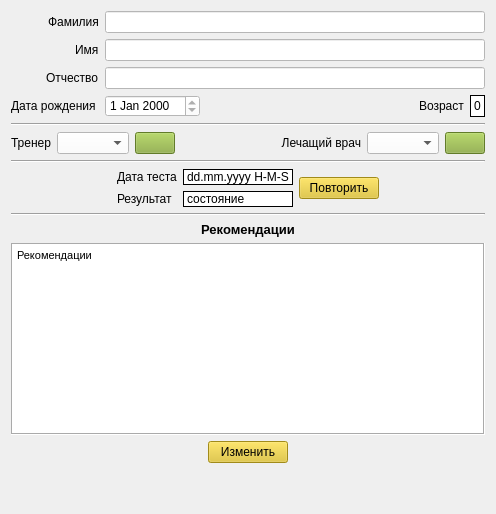
        <widget class="QWidget" name="card">
         <attribute name="title">
          <string>Карточка</string>
         </attribute>
         <layout class="QVBoxLayout" name="verticalLayout_4">
          <item>
           <layout class="QFormLayout" name="formLayout">
            <property name="labelAlignment">
             <set>Qt::AlignRight|Qt::AlignTrailing|Qt::AlignVCenter</set>
            </property>
            <item row="0" column="0">
             <widget class="QLabel" name="surnameLabel">
              <property name="enabled">
               <bool>true</bool>
              </property>
              <property name="text">
               <string>Фамилия</string>
              </property>
             </widget>
            </item>
            <item row="0" column="1">
             <widget class="QLineEdit" name="surnameEdit">
              <property name="enabled">
               <bool>true</bool>
              </property>
              <property name="styleSheet">
               <string notr="true">background-color: rgb(255, 255, 255);</string>
              </property>
              <property name="text">
               <string/>
              </property>
              <property name="frame">
               <bool>true</bool>
              </property>
              <property name="readOnly">
               <bool>true</bool>
              </property>
              <property name="clearButtonEnabled">
               <bool>false</bool>
              </property>
             </widget>
            </item>
            <item row="1" column="0">
             <widget class="QLabel" name="nameLabel">
              <property name="text">
               <string>Имя</string>
              </property>
             </widget>
            </item>
            <item row="1" column="1">
             <widget class="QLineEdit" name="nameEdit">
              <property name="enabled">
               <bool>true</bool>
              </property>
              <property name="styleSheet">
               <string notr="true">background-color: rgb(255, 255, 255);</string>
              </property>
              <property name="readOnly">
               <bool>true</bool>
              </property>
             </widget>
            </item>
            <item row="2" column="0">
             <widget class="QLabel" name="middleNameLabel">
              <property name="text">
               <string>Отчество</string>
              </property>
             </widget>
            </item>
            <item row="2" column="1">
             <widget class="QLineEdit" name="middleNameEdit">
              <property name="enabled">
               <bool>true</bool>
              </property>
              <property name="styleSheet">
               <string notr="true">background-color: rgb(255, 255, 255);</string>
              </property>
              <property name="readOnly">
               <bool>true</bool>
              </property>
             </widget>
            </item>
            <item row="3" column="0">
             <widget class="QLabel" name="birthdayLabel">
              <property name="text">
               <string>Дата рождения </string>
              </property>
             </widget>
            </item>
            <item row="3" column="1">
             <layout class="QHBoxLayout" name="horizontalLayout_7">
              <item>
               <widget class="QDateEdit" name="birthdayEdit">
                <property name="enabled">
                 <bool>true</bool>
                </property>
                <property name="styleSheet">
                 <string notr="true">background-color: rgb(255, 255, 255);</string>
                </property>
                <property name="readOnly">
                 <bool>true</bool>
                </property>
               </widget>
              </item>
              <item>
               <spacer name="horizontalSpacer">
                <property name="orientation">
                 <enum>Qt::Horizontal</enum>
                </property>
                <property name="sizeHint" stdset="0">
                 <size>
                  <width>40</width>
                  <height>20</height>
                 </size>
                </property>
               </spacer>
              </item>
              <item>
               <widget class="QLabel" name="ageLabel">
                <property name="text">
                 <string>Возраст</string>
                </property>
               </widget>
              </item>
              <item>
               <widget class="QLabel" name="ageNumberLabel">
                <property name="styleSheet">
                 <string notr="true">background-color: rgb(255, 255, 255);</string>
                </property>
                <property name="frameShape">
                 <enum>QFrame::Box</enum>
                </property>
                <property name="text">
                 <string>0</string>
                </property>
               </widget>
              </item>
             </layout>
            </item>
           </layout>
          </item>
          <item>
           <widget class="Line" name="line_6">
            <property name="orientation">
             <enum>Qt::Horizontal</enum>
            </property>
           </widget>
          </item>
          <item>
           <layout class="QGridLayout" name="gridLayout_6">
            <item row="0" column="0">
             <widget class="QLabel" name="couchLabel">
              <property name="text">
               <string>Тренер</string>
              </property>
              <property name="alignment">
               <set>Qt::AlignRight|Qt::AlignTrailing|Qt::AlignVCenter</set>
              </property>
             </widget>
            </item>
            <item row="0" column="4">
             <widget class="QLabel" name="doctorLabel">
              <property name="text">
               <string>Лечащий врач</string>
              </property>
              <property name="alignment">
               <set>Qt::AlignRight|Qt::AlignTrailing|Qt::AlignVCenter</set>
              </property>
              <property name="margin">
               <number>1</number>
              </property>
             </widget>
            </item>
            <item row="0" column="2">
             <widget class="QPushButton" name="addNewCouchButton">
              <property name="sizePolicy">
               <sizepolicy hsizetype="Minimum" vsizetype="Minimum">
                <horstretch>0</horstretch>
                <verstretch>0</verstretch>
               </sizepolicy>
              </property>
              <property name="styleSheet">
               <string notr="true">background-color: rgb(137, 173, 59);</string>
              </property>
              <property name="text">
               <string/>
              </property>
              <property name="icon">
               <iconset>
                <normaloff>images/add.png</normaloff>images/add.png</iconset>
              </property>
              <property name="iconSize">
               <size>
                <width>12</width>
                <height>12</height>
               </size>
              </property>
             </widget>
            </item>
            <item row="0" column="5">
             <widget class="QComboBox" name="doctorNameComboBox">
              <property name="styleSheet">
               <string notr="true">background-color: rgb(255, 255, 255);
selection-color: rgb(0, 0, 0);
selection-background-color: rgb(167, 255, 253);</string>
              </property>
             </widget>
            </item>
            <item row="0" column="6">
             <widget class="QPushButton" name="addNewDoctorButton">
              <property name="styleSheet">
               <string notr="true">background-color: rgb(137, 173, 59);</string>
              </property>
              <property name="text">
               <string/>
              </property>
              <property name="icon">
               <iconset>
                <normaloff>images/add.png</normaloff>images/add.png</iconset>
              </property>
              <property name="iconSize">
               <size>
                <width>12</width>
                <height>12</height>
               </size>
              </property>
             </widget>
            </item>
            <item row="0" column="1">
             <widget class="QComboBox" name="couchNameComboBox">
              <property name="styleSheet">
               <string notr="true">background-color: rgb(255, 255, 255);
selection-color: rgb(0, 0, 0);
selection-background-color: rgb(167, 255, 253);</string>
              </property>
             </widget>
            </item>
            <item row="0" column="7">
             <spacer name="horizontalSpacer_12">
              <property name="orientation">
               <enum>Qt::Horizontal</enum>
              </property>
              <property name="sizeHint" stdset="0">
               <size>
                <width>0</width>
                <height>0</height>
               </size>
              </property>
             </spacer>
            </item>
            <item row="0" column="3">
             <spacer name="horizontalSpacer_13">
              <property name="orientation">
               <enum>Qt::Horizontal</enum>
              </property>
              <property name="sizeType">
               <enum>QSizePolicy::Maximum</enum>
              </property>
              <property name="sizeHint" stdset="0">
               <size>
                <width>100</width>
                <height>0</height>
               </size>
              </property>
             </spacer>
            </item>
           </layout>
          </item>
          <item>
           <widget class="Line" name="line">
            <property name="orientation">
             <enum>Qt::Horizontal</enum>
            </property>
           </widget>
          </item>
          <item>
           <layout class="QHBoxLayout" name="horizontalLayout_8">
            <item>
             <spacer name="horizontalSpacer_3">
              <property name="orientation">
               <enum>Qt::Horizontal</enum>
              </property>
              <property name="sizeHint" stdset="0">
               <size>
                <width>40</width>
                <height>20</height>
               </size>
              </property>
             </spacer>
            </item>
            <item>
             <layout class="QFormLayout" name="formLayout_3">
              <item row="0" column="0">
               <widget class="QLabel" name="testLabel">
                <property name="text">
                 <string>Дата теста</string>
                </property>
               </widget>
              </item>
              <item row="0" column="1">
               <widget class="QLabel" name="testDateLabel">
                <property name="styleSheet">
                 <string notr="true">background-color: rgb(255, 255, 255);</string>
                </property>
                <property name="frameShape">
                 <enum>QFrame::Box</enum>
                </property>
                <property name="text">
                 <string>dd.mm.yyyy H-M-S</string>
                </property>
               </widget>
              </item>
              <item row="1" column="0">
               <widget class="QLabel" name="resultLabel">
                <property name="text">
                 <string>Результат</string>
                </property>
               </widget>
              </item>
              <item row="1" column="1">
               <widget class="Result" name="resultTextLabel">
                <property name="toolTip">
                 <string>&lt;html&gt;&lt;head/&gt;&lt;body&gt;&lt;p&gt;для изменение состояния прокрутите колесико мышки&lt;/p&gt;&lt;p&gt;синий - подавлен&lt;/p&gt;&lt;p&gt;зеленый - норма&lt;/p&gt;&lt;p&gt;красный - возбужден&lt;/p&gt;&lt;/body&gt;&lt;/html&gt;</string>
                </property>
                <property name="styleSheet">
                 <string notr="true">background-color: rgb(255, 255, 255);</string>
                </property>
                <property name="frameShape">
                 <enum>QFrame::Box</enum>
                </property>
                <property name="text">
                 <string>состояние</string>
                </property>
               </widget>
              </item>
             </layout>
            </item>
            <item>
             <widget class="QPushButton" name="repeatButton">
              <property name="styleSheet">
               <string notr="true">background-color: rgb(225, 194, 36);</string>
              </property>
              <property name="text">
               <string>Повторить</string>
              </property>
             </widget>
            </item>
            <item>
             <spacer name="horizontalSpacer_2">
              <property name="orientation">
               <enum>Qt::Horizontal</enum>
              </property>
              <property name="sizeHint" stdset="0">
               <size>
                <width>40</width>
                <height>20</height>
               </size>
              </property>
             </spacer>
            </item>
           </layout>
          </item>
          <item>
           <widget class="Line" name="line_3">
            <property name="orientation">
             <enum>Qt::Horizontal</enum>
            </property>
           </widget>
          </item>
          <item>
           <widget class="QLabel" name="label_16">
            <property name="font">
             <font>
              <pointsize>10</pointsize>
              <weight>75</weight>
              <bold>true</bold>
             </font>
            </property>
            <property name="text">
             <string>Рекомендации</string>
            </property>
            <property name="alignment">
             <set>Qt::AlignCenter</set>
            </property>
           </widget>
          </item>
          <item>
           <layout class="QHBoxLayout" name="horizontalLayout_4">
            <item>
             <widget class="QTextBrowser" name="recommendationsText">
              <property name="styleSheet">
               <string notr="true">background-color: rgb(255, 255, 255);</string>
              </property>
              <property name="frameShape">
               <enum>QFrame::Box</enum>
              </property>
              <property name="html">
               <string>&lt;!DOCTYPE HTML PUBLIC &quot;-//W3C//DTD HTML 4.0//EN&quot; &quot;http://www.w3.org/TR/REC-html40/strict.dtd&quot;&gt;
&lt;html&gt;&lt;head&gt;&lt;meta name=&quot;qrichtext&quot; content=&quot;1&quot; /&gt;&lt;style type=&quot;text/css&quot;&gt;
p, li { white-space: pre-wrap; }
&lt;/style&gt;&lt;/head&gt;&lt;body style=&quot; font-family:'MS Shell Dlg 2'; font-size:8.25pt; font-weight:400; font-style:normal;&quot;&gt;
&lt;p style=&quot; margin-top:0px; margin-bottom:0px; margin-left:0px; margin-right:0px; -qt-block-indent:0; text-indent:0px;&quot;&gt;Рекомендации&lt;/p&gt;&lt;/body&gt;&lt;/html&gt;</string>
              </property>
             </widget>
            </item>
           </layout>
          </item>
          <item>
           <layout class="QHBoxLayout" name="horizontalLayout_17">
            <item>
             <spacer name="horizontalSpacer_11">
              <property name="orientation">
               <enum>Qt::Horizontal</enum>
              </property>
              <property name="sizeHint" stdset="0">
               <size>
                <width>40</width>
                <height>20</height>
               </size>
              </property>
             </spacer>
            </item>
            <item>
             <widget class="QPushButton" name="editRecommendationsButton">
              <property name="styleSheet">
               <string notr="true">background-color: rgb(225, 194, 36);</string>
              </property>
              <property name="text">
               <string>Изменить</string>
              </property>
             </widget>
            </item>
            <item>
             <spacer name="horizontalSpacer_6">
              <property name="orientation">
               <enum>Qt::Horizontal</enum>
              </property>
              <property name="sizeHint" stdset="0">
               <size>
                <width>40</width>
                <height>20</height>
               </size>
              </property>
             </spacer>
            </item>
           </layout>
          </item>
          <item>
           <spacer name="verticalSpacer">
            <property name="orientation">
             <enum>Qt::Vertical</enum>
            </property>
            <property name="sizeHint" stdset="0">
             <size>
              <width>20</width>
              <height>40</height>
             </size>
            </property>
           </spacer>
          </item>
         </layout>
        </widget>
